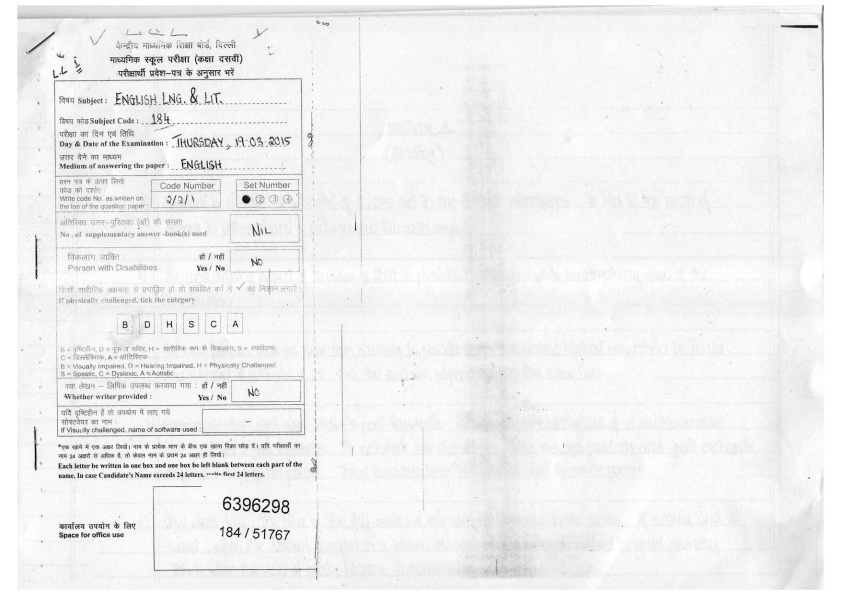
#> input picture tests/page1.png, 1684 x 1190 px (shown at 1/2 size)
$ python -i iqa.py   (imports and definitions only)
#> lines starting #> are read from the running program, lines starting #| are printed output that depends on the picture
import math
from pathlib import Path
from PIL import Image, ImageFilter, ImageChops, ImageStat

def analyze_image_quality(image_path: Path) -> dict:
    """
    Performs multi-dimensional Image Quality Assessment (IQA) using Pillow.
    Returns a dictionary of structured metrics, scores, status ratings,
    overall OCR difficulty, and actionable recommendations.
    """
#> called with image_path = '../../tests/page1.png'
    try:
        with Image.open(image_path) as img:
            # 1. Basic properties
#> img is the input picture: PIL image 1684x1190 RGB; min 0, max 255, mean 239.9
            width, height = img.size
#> width = 1684; height = 1190
            megapixels = (width * height) / 1_000_000.0
#> megapixels = 2

            # Convert to grayscale for feature metrics
            gray = img.convert("L")
            stat = ImageStat.Stat(gray)

            # Grayscale stats
            mean_luminance = stat.mean[0]
#> mean_luminance = 239.9
            std_dev = stat.stddev[0]
#> std_dev = 22.17

            # 2. Blur Estimation (Variance of Laplacian)
            # Custom 3x3 Laplacian edge-detection kernel
            laplacian_kernel = ImageFilter.Kernel(
                (3, 3),
                [-1, -1, -1,
                 -1,  8, -1,
                 -1, -1, -1],
                scale=1,
                offset=0
            )
            laplacian_img = gray.filter(laplacian_kernel)
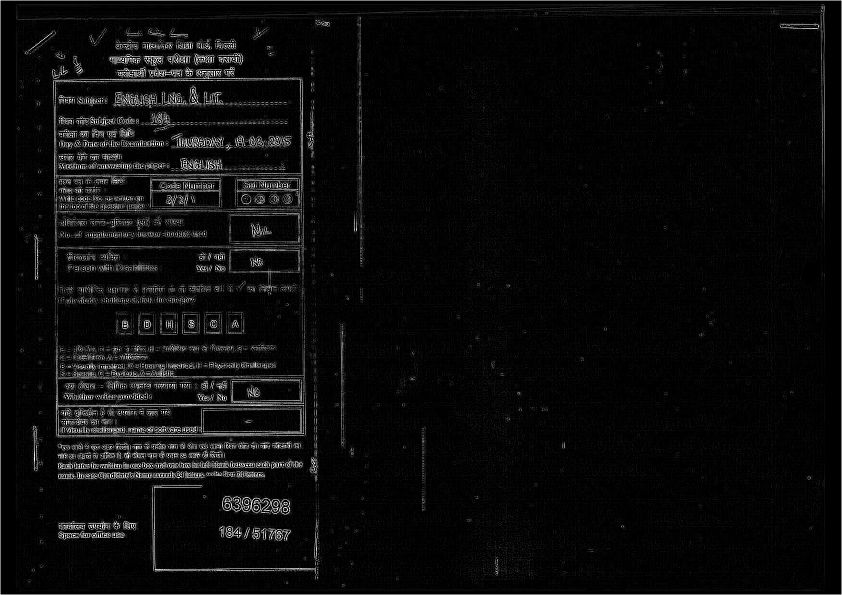
#> laplacian_img: PIL image 1684x1190 L (shown at 1/2 size); min 0, max 255, mean 11.2
            lap_stat = ImageStat.Stat(laplacian_img)
            # Variance represents detail/sharpness
            blur_score = lap_stat.var[0]
#> blur_score = 1463.4

            # 3. Contrast (RMS contrast is std dev of grayscale intensities)
            contrast_score = std_dev
#> contrast_score = 22.17

            # 4. Noise Estimation (Residue deviation from Gaussian Blur)
            blurred = gray.filter(ImageFilter.GaussianBlur(radius=1.5))
            diff = ImageChops.difference(gray, blurred)
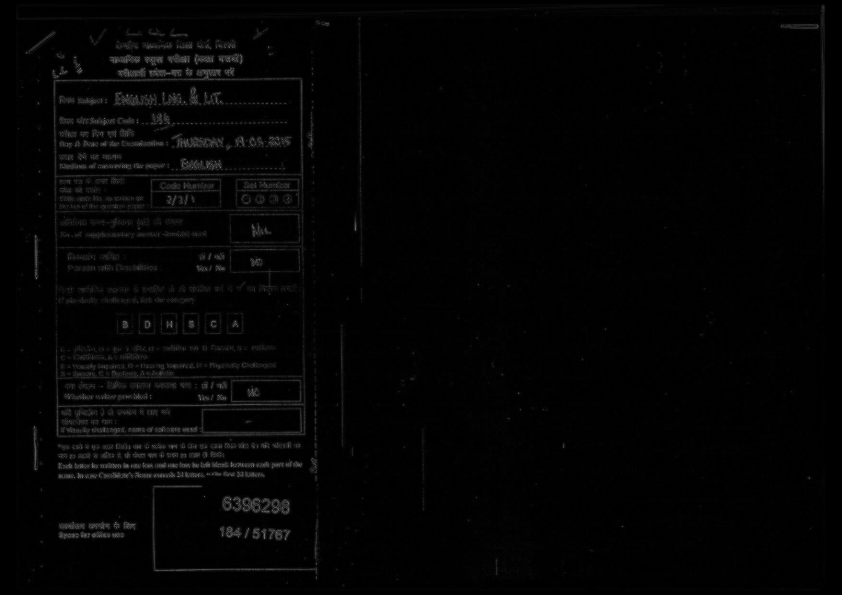
#> diff: PIL image 1684x1190 L (shown at 1/2 size); min 0, max 167, mean 3.6
            diff_stat = ImageStat.Stat(diff)
            noise_score = diff_stat.mean[0]
#> noise_score = 3.64

            # 5. Perspective & Skew
            # Projection profile variance search for skew estimation
            small_gray = gray.resize((150, 200))
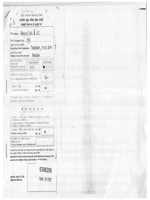
#> small_gray: PIL image 150x200 L; min 65, max 255, mean 239.9
            best_angle = 0
            max_var = 0.0
            for angle in range(-5, 6):
                rotated = small_gray.rotate(angle, resample=Image.BICUBIC)
                row_profile = rotated.resize((1, 200))
                pixels = list(row_profile.getdata())
                mean_profile = sum(pixels) / 200.0
                var_profile = sum((p - mean_profile) ** 2 for p in pixels) / 200.0
                if var_profile > max_var:
                    max_var = var_profile
                    best_angle = angle
#> this loop made 11 passes
#> (mean_profile, var_profile, max_var) on pass 1: (231.4, 272.7, 272.7)
#> (mean_profile, var_profile) on passes 2 to 7: (232.9, 225.8), (234.4, 171.2), (236, 111.5), (237.7, 56.25), (239.9, 25.77), (237.7, 53.17)
#> pass 1, in analyze_image_quality, `rotated = small_gray.rotate(angle, resample=Image.BICUBIC)`:
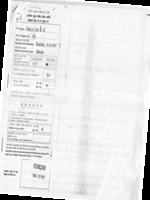
#> rotated: PIL image 150x200 L; min 0, max 255, mean 229.1
#> after the loop, best_angle = -5; max_var = 272.7

            skew_angle = abs(best_angle)
#> skew_angle = 5

            # Perspective asymmetry check (left vs right illumination margin diff)
            left_strip = gray.crop((0, 0, int(width * 0.1), height))
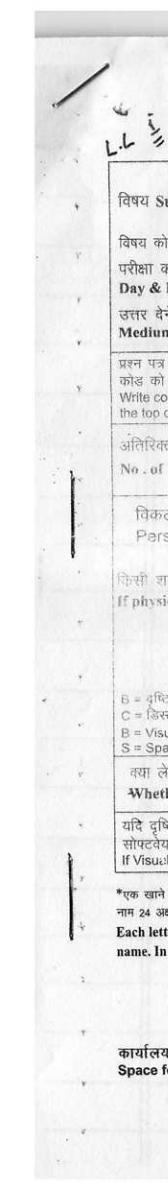
#> left_strip: PIL image 168x1190 L; min 0, max 255, mean 239.2
            right_strip = gray.crop((int(width * 0.9), 0, width, height))
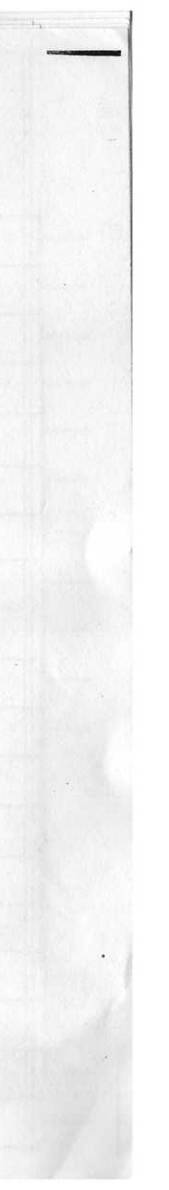
#> right_strip: PIL image 169x1190 L; min 0, max 255, mean 243.5
            left_mean = ImageStat.Stat(left_strip).mean[0]
#> left_mean = 239.2
            right_mean = ImageStat.Stat(right_strip).mean[0]
#> right_mean = 243.5
            margin_diff = abs(left_mean - right_mean)
#> margin_diff = 4.27

            # Aspect ratio deviation from A4 (1.414)
            aspect_ratio = (height / width) if height > width else (width / height)
#> aspect_ratio = 1.42
            a4_ratio = 1.414
            ratio_dev = abs(aspect_ratio - a4_ratio)
#> ratio_dev = 0.00113
            perspective_score = ratio_dev * 100.0 + (margin_diff / 8.0)
#> perspective_score = 0.646

            # 6. Exposure & Clipping (Saturation)
            hist = gray.histogram()
#> hist = 256 values, max 221264 at index 246, min 24 at index 0, mean 7828
            white_pixels = hist[255] if len(hist) > 255 else 0
#> white_pixels = 99873
            clipping_pct = (white_pixels / (width * height)) * 100.0
#> clipping_pct = 4.98

            # 7. JPEG Compression Blockiness Ratio
            # We sample columns and calculate differences at multiples of 8 vs others
            block_sample = gray.resize((256, 256))
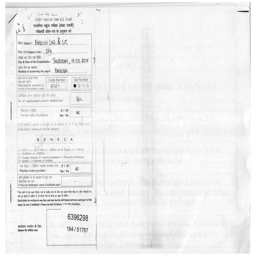
#> block_sample: PIL image 256x256 L; min 14, max 255, mean 239.9
            sample_data = list(block_sample.getdata())
#> sample_data = 65536 items
            col_diffs = [0.0] * 8
            for y in range(256):
                for x in range(255):
                    col_diffs[x % 8] += abs(sample_data[y * 256 + x] - sample_data[y * 256 + x + 1])
#> after the loop, col_diffs = [29937, 33940, 33459, 30765, 31218, 29437, 29509, 29183]
            avg_non_boundary = sum(col_diffs[:7]) / 7.0
#> avg_non_boundary = 31180.7
            block_ratio = col_diffs[7] / (avg_non_boundary if avg_non_boundary > 0 else 1.0)
#> block_ratio = 0.936

            # Determine statuses and labels
            # A. Resolution
            if megapixels >= 0.8:
                res_status = "green"
                res_label = "Good"
            elif megapixels >= 0.4:
                res_status = "yellow"
                res_label = "Moderate"
            else:
                res_status = "red"
                res_label = "Low"

            # B. Blur
            if blur_score >= 80:
                blur_status = "green"
                blur_label = "Good"
            elif blur_score >= 35:
                blur_status = "yellow"
                blur_label = "Moderate"
            else:
                blur_status = "red"
                blur_label = "Blurry"

            # C. Contrast
            if contrast_score >= 50.0:
                contrast_status = "green"
                contrast_label = "Good"
            elif contrast_score >= 30.0:
                contrast_status = "yellow"
                contrast_label = "Low"
            else:
                contrast_status = "red"
                contrast_label = "Very Low"

            # D. Noise
            if noise_score <= 3.5:
                noise_status = "green"
                noise_label = "Low"
            elif noise_score <= 7.0:
                noise_status = "yellow"
                noise_label = "Moderate"
            else:
                noise_status = "red"
                noise_label = "High"

            # E. Perspective / Skew
            if skew_angle < 2 and perspective_score < 6:
                persp_status = "green"
                persp_label = "Good"
            elif skew_angle <= 5 and perspective_score <= 15:
                persp_status = "yellow"
                persp_label = "Slight distortion"
            else:
                persp_status = "red"
                persp_label = "High distortion"

            # F. Exposure
            if 80 <= mean_luminance <= 220 and clipping_pct < 5.0:
                exp_status = "green"
                exp_label = "Good"
            elif 60 <= mean_luminance <= 235 and clipping_pct < 15.0:
                exp_status = "yellow"
                exp_label = "Moderate"
            else:
                exp_status = "red"
                exp_label = "Poor"

            # Compute overall difficulty
            statuses = [res_status, blur_status, contrast_status, noise_status, persp_status, exp_status]
            red_count = statuses.count("red")
            yellow_count = statuses.count("yellow")

            if red_count == 0 and yellow_count == 0:
                difficulty = "Low"
                overall_status = "Excellent"
            elif red_count == 0 and yellow_count == 1:
                difficulty = "Low"
                overall_status = "Good"
            elif red_count == 0 and yellow_count <= 3:
                difficulty = "Medium"
                overall_status = "Acceptable"
            elif red_count == 1 or yellow_count >= 4:
                difficulty = "Medium"
                overall_status = "Needs Review"
            elif red_count == 2:
                difficulty = "High"
                overall_status = "Poor"
            else:
                difficulty = "High"
                overall_status = "Very Poor"

            # Compile Recommendations
            recs = []
            if contrast_status != "green":
                recs.append("Low Contrast → Increase contrast before OCR")
            if blur_status != "green":
                recs.append("Blur → Capture a sharper image")
            if persp_status != "green":
                if skew_angle > 2:
                    recs.append("Skew → Auto deskew")
                else:
                    recs.append("Perspective → Flatten page automatically")
            if exp_status != "green" and clipping_pct >= 5.0:
                recs.append("Shadows/Glare → Remove shadow/glare regions")

            return {
                "resolution": {
                    "status": res_status,
                    "label": res_label,
                    "value": f"{width}x{height} ({megapixels:.2f} MP)"
                },
                "blur": {
                    "status": blur_status,
                    "label": blur_label,
                    "value": f"Score: {blur_score:.1f}"
                },
                "contrast": {
                    "status": contrast_status,
                    "label": contrast_label,
                    "value": f"Score: {contrast_score:.1f}"
                },
                "noise": {
                    "status": noise_status,
                    "label": noise_label,
                    "value": f"Score: {noise_score:.1f}"
                },
                "perspective": {
                    "status": persp_status,
                    "label": persp_label,
                    "value": f"Skew: {skew_angle}°, Dev: {perspective_score:.1f}"
                },
                "exposure": {
                    "status": exp_status,
                    "label": exp_label,
                    "value": f"Mean: {mean_luminance:.1f}, Clip: {clipping_pct:.1f}%"
                },
                "jpeg_blockiness": {
                    "status": "yellow" if block_ratio >= 1.06 else "green",
                    "label": "Moderate" if block_ratio >= 1.06 else "Good",
                    "value": f"Ratio: {block_ratio:.3f}"
                },
                "difficulty": difficulty,
                "overall_status": overall_status,
                "recommendations": recs
            }

    except Exception as e:
        return {
            "resolution": {"status": "green", "label": "Good", "value": "Unknown"},
            "blur": {"status": "green", "label": "Good", "value": "Unknown"},
            "contrast": {"status": "green", "label": "Good", "value": "Unknown"},
            "noise": {"status": "green", "label": "Low", "value": "Unknown"},
            "perspective": {"status": "green", "label": "Good", "value": "Unknown"},
            "exposure": {"status": "green", "label": "Good", "value": "Unknown"},
            "difficulty": "Low",
            "overall_status": "Good",
            "recommendations": []
        }

>>> result = analyze_image_quality('../../tests/page1.png')
#> result = 10 items
